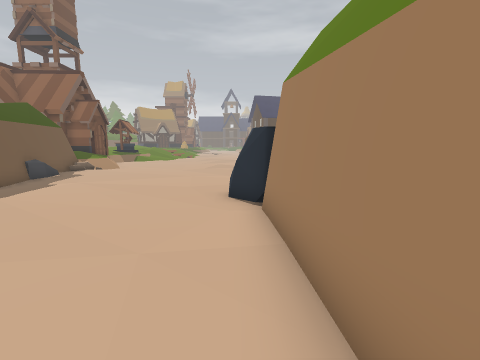
view 1 (above)

20 first-person views from a walk through a scene from a Unity 3-D project. The camera is 1.4 m above the floor, tilts 8° down and sees 90° across. The floor is counted in squares, 1 m on a side. Each view is taken from the middle of a square. On the plan, view 1 faces up. The plan holds only what a view shows up to about 13 squares ahead; the rest is blank. The place goes on beyond the plan. The player character is not drawn.

view 2
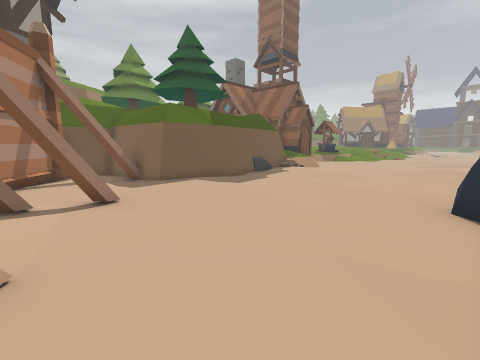

view 3
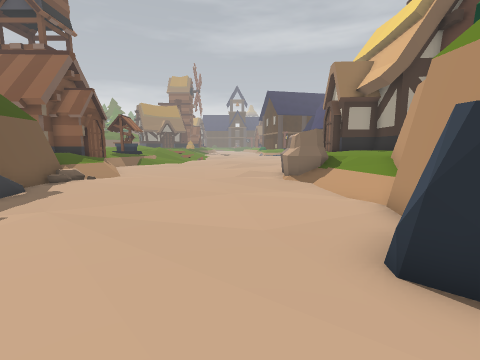

view 4
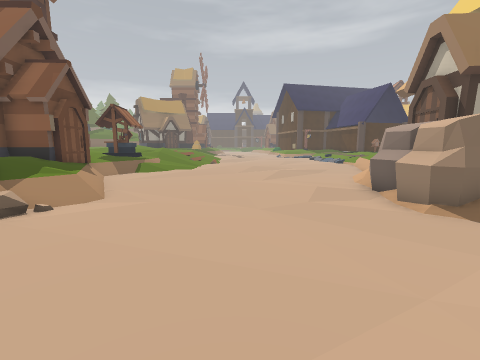

view 5
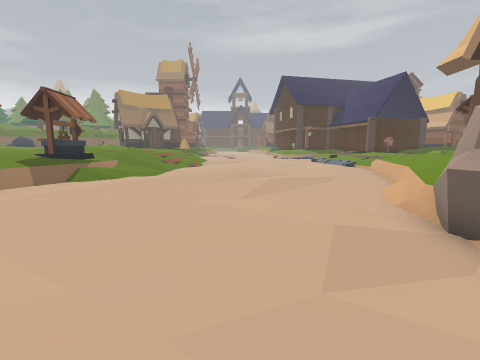

view 6
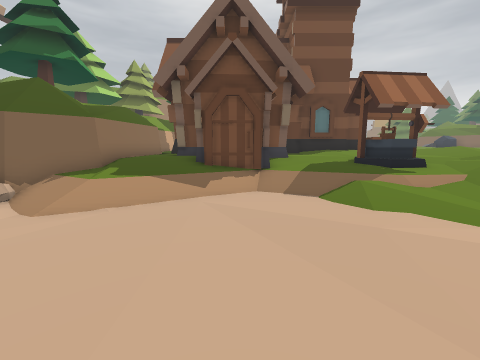

view 7
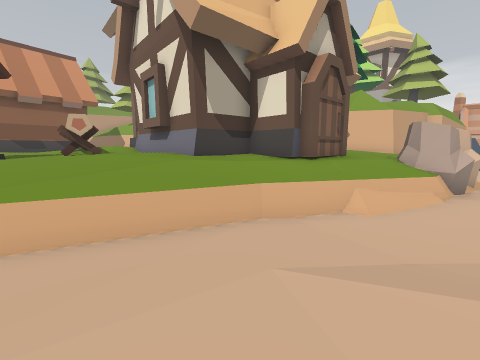

view 8
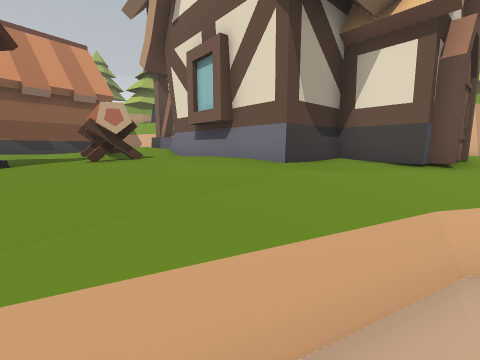

view 9
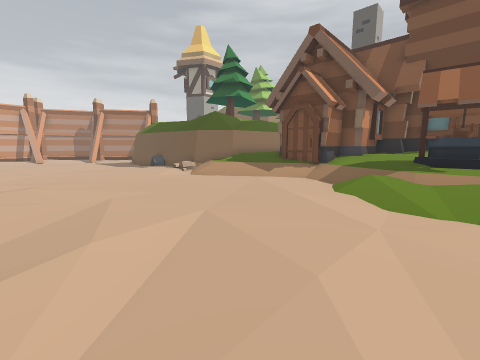

view 10
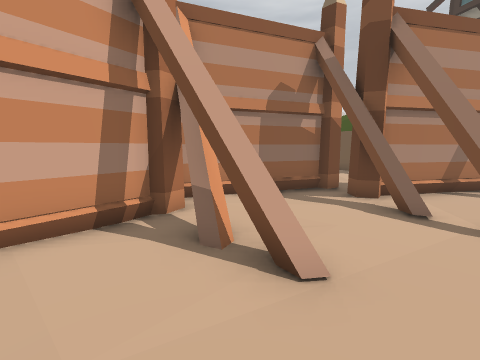

view 11
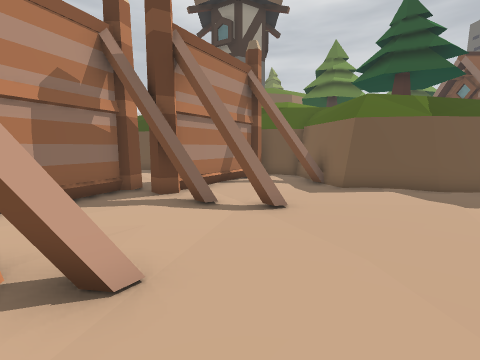

view 12
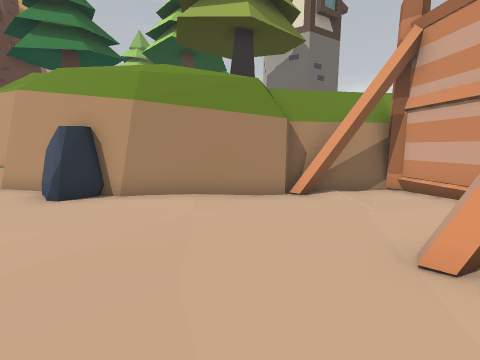

view 13
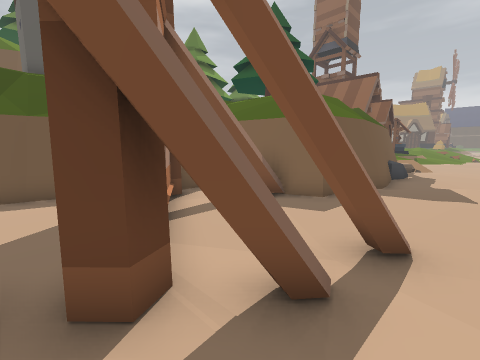

view 14
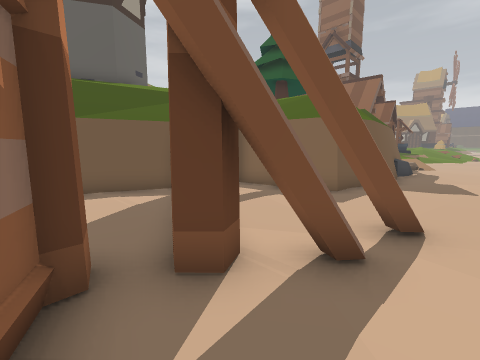

view 15
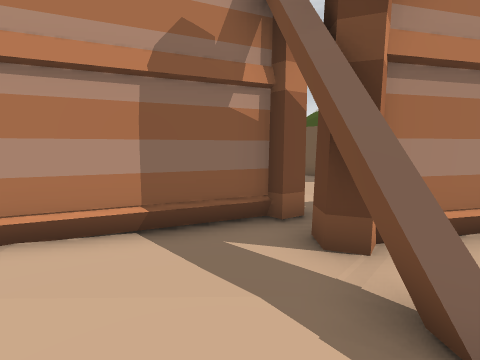

view 16
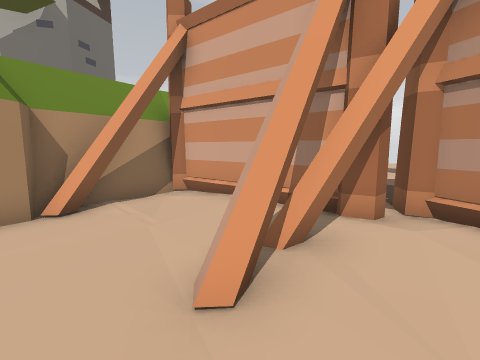

view 17
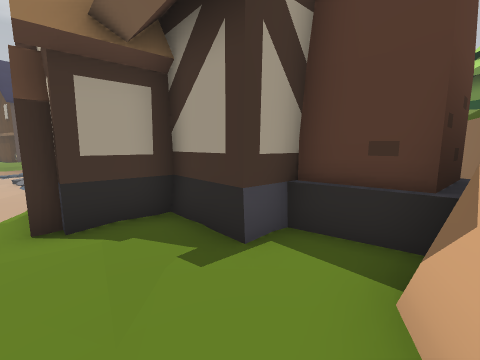

view 18
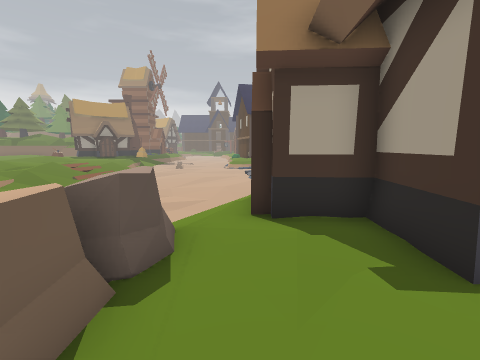

view 19
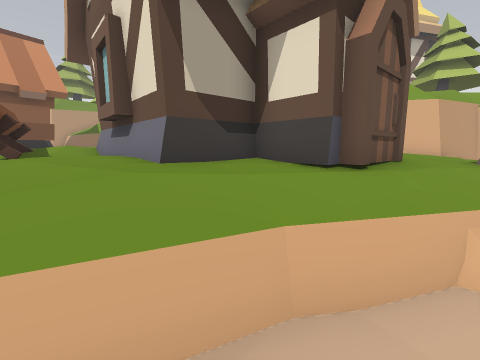

view 20
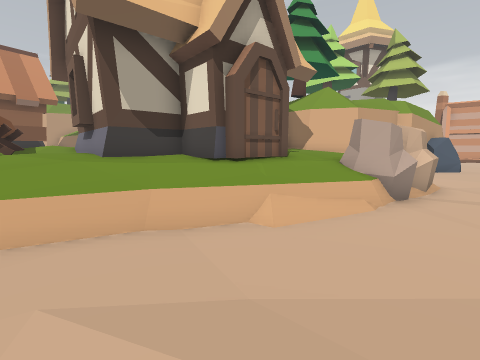

### Floor plan
Key: @ floor where view 1 was taken; # wall or solid block; . main floor; : floor 0.25 m higher than the main floor; + floor 0.5 m higher than the main floor; * floor 0.75 m higher than the main floor; % floor 1 m higher than the main floor; & floor 1.25 m higher than the main floor; $ floor 1.5 m higher than the main floor; / step, stairs or slope; = window, fence, low wall or low ledge; ^ raised ledge; R rock; H house; W well; T tower; A arch; O other object.
Columns run from 17 left of view 1 to 21 right of it. Each row starts with its distance up from view 1.
 26 #T %WWW///............/*%%OO%/%%%%%H
 25  A&%WWW*//...::......//%%%O%%%& %%%H
 24  A%%%**///...........//%&OOOO      H
 23 TT%%%**//............//&&&&&O      HH
 22  HHHH*//............=/%##HHH$       HHH
 21     HHH.............//%#    H
 20     H H............+H#H#       HH
 19     HHH/...........*H#H         H
 18     #H///.........*%H#H
 17 HHHHH%///........RRR%HH
 16   ^^%%////.......RRR%&#
 15     ###*/........RRR%&HHH
 14       ##=........RR/%&&HHH
 13        ##.........//%####H  ###     ##
 12        ##.........//###
 11         #:........//#
 10         #..........##
  9         #.........##
  8         #.........##
  7         #=.......RR
  6         #........R#
  5       ###.........#
  4      ###..........#
  3     ###...........#
  2    ###....=.......#
  1    #^##..##.......#
  0   ##^^^#.##...=..@##
 -1   #^^^^^###..##...##
 -2   #^^^^^^....##....#
 -3      ^^^###..#######
 -4    ^^^    ^####^^
 -5   #^^       ^#
 -6   #          ^^

Positions as (right, up) in squares from view 1, and headings:
1: (0, 0), facing up
2: (0, 0), facing up-left
3: (-2, 4), facing up
4: (-4, 9), facing up
5: (-3, 13), facing up
6: (-3, 20), facing left
7: (0, 26), facing down-right
8: (3, 26), facing down-right
9: (-1, 26), facing down-left
10: (-1, 1), facing down-left
11: (-1, 1), facing left
12: (-6, 2), facing right
13: (-6, -2), facing up-left
14: (-6, -3), facing up-left
15: (-5, 0), facing down-left
16: (-5, 1), facing down-right
17: (3, 13), facing up-right
18: (3, 13), facing up
19: (2, 24), facing down-right
20: (-1, 24), facing down-right
